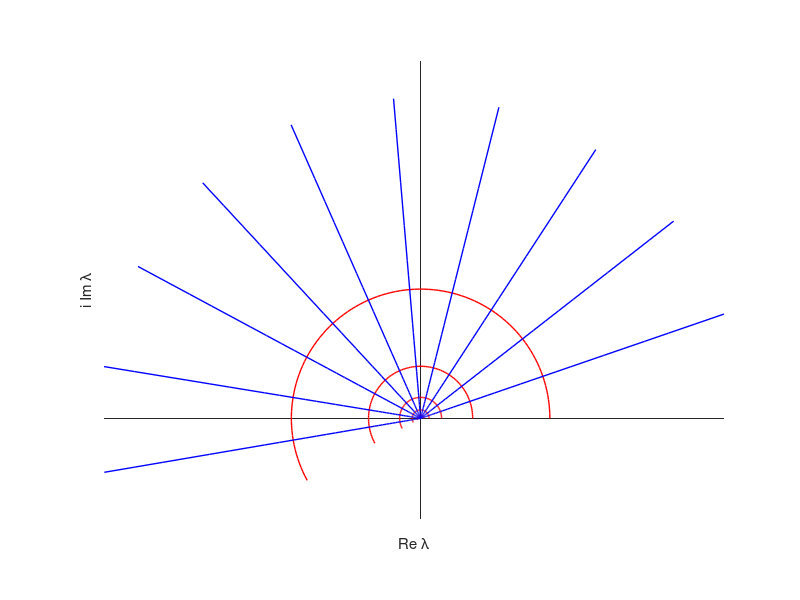
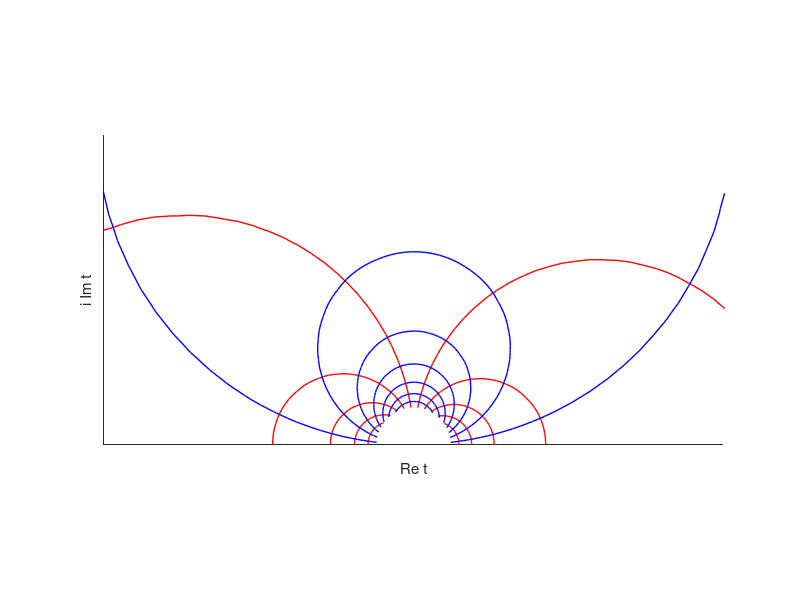

Write MATLAB code to recreate these figures, in order. (Note: this script raises an error after producing the figures.)
clear
global h1 h2

PLOT_OTHER_PLANES = true;


h = 1;
d = .4;

h1 = h-d;
h2 = h;
nLines = 10;
nPoints = 100;%500;




limZeta = [-5*h,5*h,-pi,.5];
zeta = linspace(limZeta(1),limZeta(2),nPoints) + 1i*linspace(limZeta(3),limZeta(4),nPoints)';


% zeta =  1i*linspace(limZeta(3),limZeta(4),10)';


% plot zeeee-plane
% lsZeta = logspace( log10(min(abs(lambda(:)))),log10(max(abs(lambda(:)))),5);
% contour(real(fz),imag(fz),real(lambda), [-lsZeta,lsZeta]  ,'k-');
% contour(real(fz),imag(fz),imag(lambda), lsZeta,'k-');

% lsT = logspace( log10(min(abs(t(:)))),log10(max(abs(t(:)))),5);
% contour(real(fz),imag(fz),real(t), lsT  ,'g-');
% contour(real(fz),imag(fz),imag(t), lsT,'g-');

if PLOT_OTHER_PLANES
    % Plot lambda plane
    hfLam = figure('color','w');hold on
    lambda = exp(zeta+1i*pi); 
    contour(real(lambda),imag(lambda),real(zeta),'r-','linewidth',1);
    contour(real(lambda),imag(lambda),imag(zeta),'b-','linewidth',1);
    xlabel('Re \lambda');ylabel('i Im \lambda');
    axis equal tight 
    set(gca,'XAxisLocation','origin','YAxisLocation','origin','XTick',[],'YTick',[])
    box off

% plot t-plane
    c = h2/h1;
    t = sqrt((lambda-c^2)./(lambda-1));
    hfT = figure('color','w');hold on
%     contour(real(t),imag(t),real(zeta),'r-','linewidth',1);
%     contour(real(t),imag(t),imag(zeta),'b-','linewidth',1);
    contour(real(t),imag(t),real(lambda),'r-','linewidth',1);
    contour(real(t),imag(t),imag(lambda),'b-','linewidth',1);
    xlabel('Re t');ylabel('i Im t');
    axis equal
    axis([.95,1.05,.0,.05])
    set(gca,'XAxisLocation','origin','YAxisLocation','origin','XTick',[],'YTick',[])
    box off
end

% plot z-plane
fz = ffz(zeta);
hfz = figure('color','w');hold on

contour(real(fz),imag(fz),real(zeta),nLines,'r','linewidth',1);
contour(real(fz),imag(fz),imag(zeta),nLines,'b','linewidth',1);

hp = patch([min(real(fz(:))).*[1,1],0,0,max(real(fz(:))).*[1,1]],[-1.1*h2,-h1,-h1,-h2,-h2,-1.1*h2],.5*[1,1,1],'FaceAlpha',.5,'lineStyle','none');


% map zetaS onto the real equidistant points of the line xS
xS = linspace(min(real(fz(:))), max(real(fz(:))),nLines);
% zeta = linspace(limZeta(1),limZeta(2),100) + 1i*linspace(limZeta(3),limZeta(4),100)';
si = scatteredInterpolant(  real(fz(:)), imag(fz(:)) , zeta(:));
zetaS = si(xS, 0*xS );
plot(real(ffz(zetaS)),imag(ffz(zetaS)),'ok','linewidth',1)
xlabel('x');ylabel('i y');
axis equal tight 
set(gca,'XAxisLocation','origin','YAxisLocation','origin','XTick',[],'YTick',[])
box off

hfzz = figure('color','w');
contour(real(zeta),imag(zeta),real(ffz(zeta)),'r','linewidth',1);hold on
contour(real(zeta),imag(zeta),imag(ffz(zeta)),'b','linewidth',1);
plot(zetaS,'-ok','linewidth',1)
axis equal tight 
box off
xlabel('\xi');ylabel('i \sigma');
set(gca,'XAxisLocation','origin','YAxisLocation','origin','XTick',[],'YTick',[])
return
export_fig(hfz,'CCMei_step','-pdf');
export_fig(hfzz,'CCMei_step_inv','-pdf');
export_fig(hfLam,'CCMei_step_lambda','-pdf');
export_fig(hfT,'CCMei_step_t','-pdf');

% function y = sqrt2(x)
%     y = sqrt(x);
%     ii = imag(x)<0;
%     y(ii) = -y(ii);
% end

function y = log2(x)
    y = log(x);
    ii = imag(x)<0;
    y(ii) = y(ii) + 2i*pi;
end

function fz=ffz(zeta)
global h1 h2
c = h2/h1;
% lambda = exp(zeta); % surface at imag(zeta) = pi, bed at imag(zeta) = 0
lambda = exp(zeta+1i*pi); % surface at imag(zeta) = 0, bed at imag(zeta) = -pi
t = sqrt((lambda-c^2)./(lambda-1));
% t = sqrt2(lambda-c^2)./sqrt2(lambda-1);
fz = -1i*h1 + h2/pi.*(1/c.*log2((t-c)./(t+c))-log((t-1)./(t+1)));
end





% A = rand(2000);
% b = rand(2000,1);

% tic
% c=A\b;
% toc
